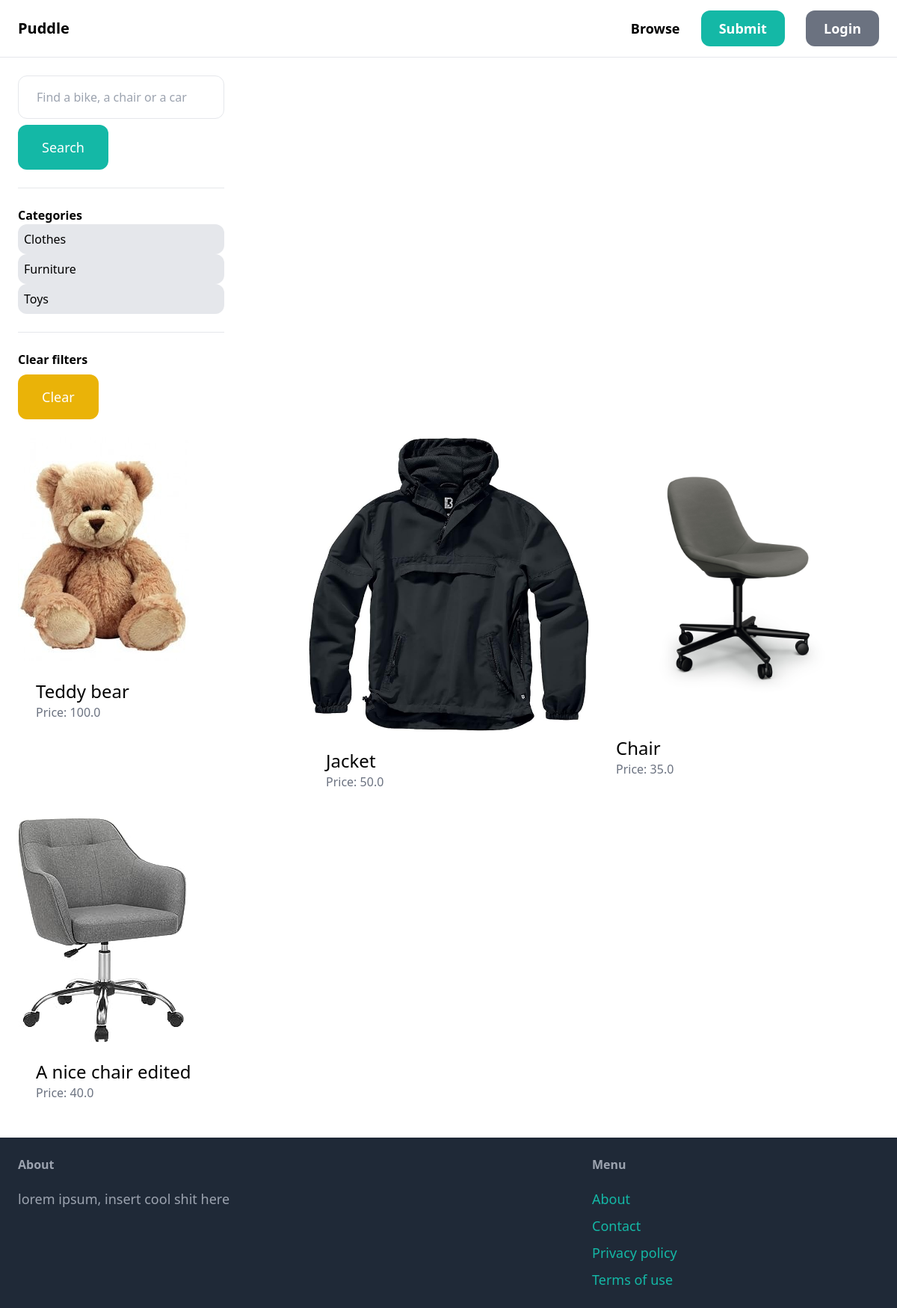
The app's page /items/ with its own data.
### item/models.py (models this page shows, shortened)
class Category(models.Model):
    name = models.CharField(max_length=255)
    class Meta:
        ordering = ('name',) # , after name because it's iterable
        verbose_name_plural = 'Categories'

class Item(models.Model):
    category = models.ForeignKey(Category, related_name='items', on_delete=models.CASCADE) #if Category is deleted, all items from Category are also deleted
    name = models.CharField(max_length=255)
    description = models.TextField(blank=True, null=True)
    price = models.FloatField()
    image = models.ImageField(upload_to='item_images', blank=True, null=True)
    is_sold = models.BooleanField(default=False)
    created_by = models.ForeignKey(User, related_name='items',on_delete=models.CASCADE) #if user is deleted, all items by them will be deleted
    created_at = models.DateField(auto_now_add=True)

### item/views.py (the view)
# urls.py: path('',views.items,name='items'),
def items(request):
    query = request.GET.get('query','')
    items = Item.objects.filter(is_sold=False)
    category_id = request.GET.get('category',0)
    categories = Category.objects.all()
    if category_id:
        items = items.filter(category_id=category_id)
    if query:
        items = items.filter(Q(name__icontains=query) | Q(description__icontains=query))
    return render(request, 'item/items.html',{
        'items': items,
        'query': query,
        'categories' : categories,
        'category_id' : category_id,
    })

### item/templates/item/items.html (shortened to what this page needs)
{% extends 'core/base.html' %}
{% block content %}
    <div class="pb-6 grid grid-cols-4 gap-4">
        <div class="col-span-1">
            <form method="get" action="{% url 'item:items' %}">
                <input name="query" class="w-full py-4 px-6 border rounded-xl" type="text" value="{{ query }}" placeholder="Find a bike, a chair or a car">
                <button class="mt-2 py-4 px-8 text-lg bg-teal-500 text-white rounded-xl">Search</button>
            </form>
            <hr class="my-6">
            <p class="font-semibold">Categories</p>
            <ul>
                 {% for category in categories %}
                    <li class="py-2 px-2 rounded-xl{% if category.id == category.id%} bg-gray-200{% endif %}">
                        <a href="{% url 'item:items' %}?query={{ query }}&category={{ category.id }}">{{ category.name }}</a>
                    </li>
                 {% endfor %}
            </ul>
            <hr class="my-6">
            <p class="font-semibold">Clear filters</p>
            <ul>
                <li>
                    <a href="{% url 'item:items' %}" class="mt-2 py-4 px-8 inline-block bg-yellow-500 text-lg rounded-xl text-white">Clear</a>
                </li>
            </ul>
        </div>
    </div>
    <div class="col-span-3">
        <div class="grid grid-cols-3 gap-3">
            {% for item in items %}
            <div>
                <a href="{% url 'item:detail' item.id %}">
                    <div>
                        <img src="{{ item.image.url }}" class="rounded-t-xl">
                    </div>
                    <div class="p-6 bg-white rounded-b-xl">
                        <h2 class="text-2xl">{{ item.name }}</h2>
                        <p class="text-gray-500">Price: {{item.price}}</p>
                    </div>
                </a>
            </div>
            {% endfor %}
        </div>
    </div>
{% endblock %},

### core/templates/core/base.html (shortened to what this page needs)
<!DOCTYPE html>
<html>
    <head>
        <script src="https://cdn.tailwindcss.com"></script>
    </head>
    <body>
        <nav class="py-6 px-6 flex justify-between items-center border-b border-gray-200">
            <a href="/" class="text-xl font-semibold">Puddle</a>
            <div class="space-x-6">
                <a href="{% url 'item:items' %}" class="text-lg font-semibold hover:text-gray-500">Browse</a>
                {% if request.user.is_authenticated %}
                    <a href="{% url 'item:new' %}" class="text-lg font-semibold hover:text-gray-500">New item</a>
                    <a href="{% url 'conversation:inbox' %}" class="px-6 py-3 text-lg font-semibold bg-teal-500 text-white rounded-xl hover:bg-teal-700">Inbox</a>
                    <a href="{% url 'dashboard:index' %}" class="px-6 py-3 text-lg font-semibold bg-gray-500 text-white rounded-xl hover:bg-gray-700">Dashboard</a>
                    <a href="{% url 'core:lgout' %}" class="px-6 py-3 text-lg font-semibold bg-gray-500 text-white rounded-xl hover:bg-red-700">Logout</a>
                {% else %}
                    <a href="{% url 'core:signup' %}" class="px-6 py-3 text-lg font-semibold bg-teal-500 text-white rounded-xl hover:bg-teal-700">Submit</a>
                    <a href="{% url 'core:login' %}" class="px-6 py-3 text-lg font-semibold bg-gray-500 text-white rounded-xl hover:bg-gray-700">Login</a>
                {% endif %}
            </div>
        </nav>
        <div class="px-6 py-6">
            {% block content %}
            {% endblock %}
        </div>
        <footer class="py-6 px-6 flex justify-between bg-gray-800">
            <div class="w-2/3 pr-10">
                <h3 class="mb-5 font-semibold text-gray-400">About</h3>
                <p class="text-lg text-gray-400">lorem ipsum, insert cool shit here </p>
            </div>
            <div class="w-1/3">
                <h3 class="mb-5 font-semibold text-gray-400">Menu</h3>
                <ul class="space-y-2">
                    <li><a href="#" class="text-lg text-teal-500 hover:text-teal-700">About</a></li>
                    <li><a href="{% url 'core:contact' %}" class="text-lg text-teal-500 hover:text-teal-700">Contact</a></li>
                    <li><a href="#" class="text-lg text-teal-500 hover:text-teal-700">Privacy policy</a></li>
                    <li><a href="#" class="text-lg text-teal-500 hover:text-teal-700">Terms of use</a></li>
                </ul>
            </div>
        </footer>
    </body>
</html>

### records on screen
Category: name "Clothes"
Category: name "Furniture"
Category: name "Toys"
Item: image (picture), name "Teddy bear", price "100.0"
Item: image (picture), name "Jacket", price "50.0"
Item: image (picture), name "Chair", price "35.0"
Item: image (picture), name "A nice chair edited", price "40.0"
